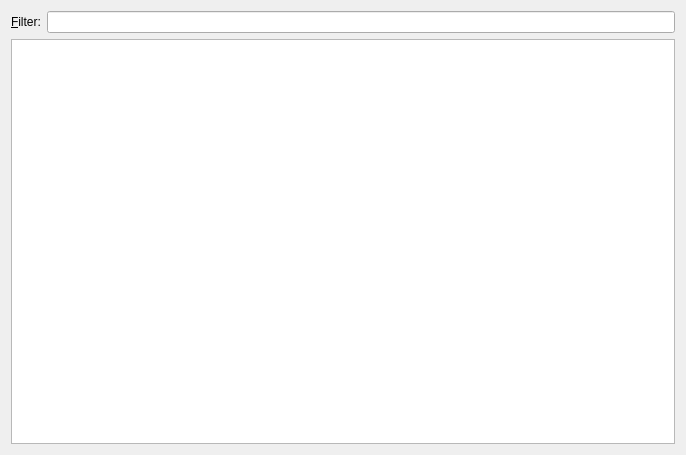
<ui version="4.0" >
 <class>MainWidget</class>
 <widget class="QWidget" name="MainWidget" >
  <property name="geometry" >
   <rect>
    <x>0</x>
    <y>0</y>
    <width>686</width>
    <height>455</height>
   </rect>
  </property>
  <property name="windowTitle" >
   <string>Form</string>
  </property>
  <layout class="QVBoxLayout" name="verticalLayout" >
   <item>
    <layout class="QHBoxLayout" name="horizontalLayout" >
     <item>
      <widget class="QLabel" name="label" >
       <property name="text" >
        <string>&amp;Filter:</string>
       </property>
       <property name="buddy" >
        <cstring>lineEdit</cstring>
       </property>
      </widget>
     </item>
     <item>
      <widget class="QLineEdit" name="lineEdit" />
     </item>
    </layout>
   </item>
   <item>
    <widget class="QTreeView" name="treeView" >
     <property name="contextMenuPolicy" >
      <enum>Qt::CustomContextMenu</enum>
     </property>
     <property name="alternatingRowColors" >
      <bool>true</bool>
     </property>
     <property name="rootIsDecorated" >
      <bool>false</bool>
     </property>
     <property name="sortingEnabled" >
      <bool>true</bool>
     </property>
    </widget>
   </item>
  </layout>
 </widget>
 <resources/>
 <connections/>
</ui>
